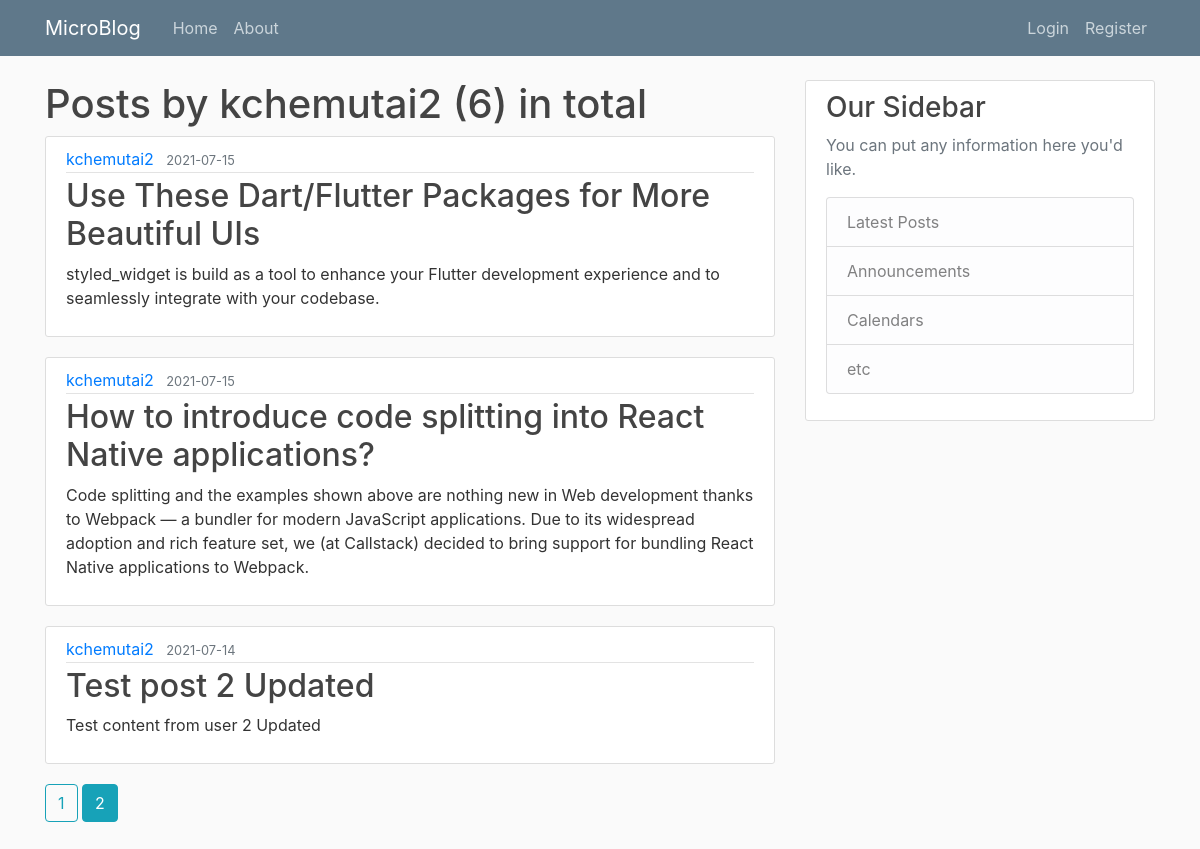
The page /user/kchemutai2?page=2 on the database its author committed.
### microblog/models.py (models this page shows, shortened)
class User(db.Model, UserMixin):
    id = db.Column(db.Integer, primary_key=True)
    username = db.Column(db.String(30), unique=True, nullable=False)
    email = db.Column(db.String(120), unique=True, nullable=False)
    password = db.Column(db.String(60), nullable=False)
    image_file = db.Column(db.String(20), nullable=False,
                           default='default.jpg')
    posts = db.relationship('Post', backref='author', lazy=True)

class Post(db.Model):
    id = db.Column(db.Integer, primary_key=True)
    title = db.Column(db.String(60), nullable=False)
    content = db.Column(db.Text, nullable=False)
    date_posted = db.Column(db.DateTime, nullable=False,
                            default=datetime.utcnow)
    user_id = db.Column(db.Integer, db.ForeignKey('user.id'), nullable=False)

### microblog/routes.py (the view)
@app.route("/user/<string:username>")
def user_posts(username):
    page = request.args.get('page', 1, type=int)
    user = User.query.filter_by(username=username).first_or_404()
    posts = Post.query.filter_by(author=user) .order_by(
        Post.date_posted.desc()).paginate(page=page, per_page=3)
    return render_template('user_posts.html', posts=posts, user=user)

### microblog/templates/user_posts.html
{% extends "layout.html" %}
{% block content %}
<h1>Posts by {{user.username}} ({{posts.total}}) in total</h1>
{% for post in posts.items %}
<article class="media content-section">
    <div class="media-body">
        <div class="article-metadata">
            <a class="mr-2" href="{{ url_for('user_posts', username=post.author.username) }}">{{ post.author.username
                }}</a>
            <small class="text-muted">{{ post.date_posted.strftime('%Y-%m-%d') }}</small>
        </div>
        <h2><a class="article-title" href="{{ url_for('view_post', post_id=post.id) }}">{{ post.title }}</a></h2>
        <p class="article-content">{{ post.content }}</p>
    </div>
</article>
{% endfor %}
{% for page_num in posts.iter_pages(left_edge=1, right_edge=1, left_current=1, right_current=2) %}
{% if page_num %}
{% if posts.page == page_num %}
<a class="btn btn-info mb-5" href="{{ url_for('user_posts', page=page_num, username=user.username) }}">{{page_num}}</a>
{% else %}
<a class="btn btn-outline-info mb-5"
    href="{{ url_for('user_posts', page=page_num, username=user.username) }}">{{page_num}}</a>
{% endif %}
{% else %}
...
{% endif %}
{% endfor %}
{% endblock content %}

### microblog/static/main.css (style rules this page uses)
body { background: #fafafa; color: #333333; margin-top: 5rem; }
h1, h2, h3, h4, h5, h6 { color: #444444; }
.content-section { background: #ffffff; padding: 10px 20px; border: 1px solid #dddddd; border-radius: 3px; margin-bottom: 20px; }
.article-title { color: #444444; }
.article-content { white-space: pre-line; }
.article-metadata { padding-bottom: 1px; margin-bottom: 4px; border-bottom: 1px solid #e3e3e3 }

### rows shown on the page
User: username "kchemutai2"
Post: author.username "kchemutai2", date_posted "2021-07-15", title "Use These Dart/Flutter Packages for More Beautiful UIs", content "styled_widget is build as a tool to enhance your Flutter development experience and to seamlessly integrate with your codebase."
Post: author.username "kchemutai2", date_posted "2021-07-15", title "How to introduce code splitting into React Native applications?", content "Code splitting and the examples shown above are nothing new in Web development thanks to Webpack — a bundler for modern JavaScript applications. Due to its widespread adoption and rich feature set, we (at Callstack) decided to bring support for bundling React Native applications to Webpack."
Post: author.username "kchemutai2", date_posted "2021-07-14", title "Test post 2 Updated", content "Test content from user 2 Updated"

### other values the page prints
{{ posts.total }} "6"
{{ page_num }} "1"
{{ page_num }} "2"
